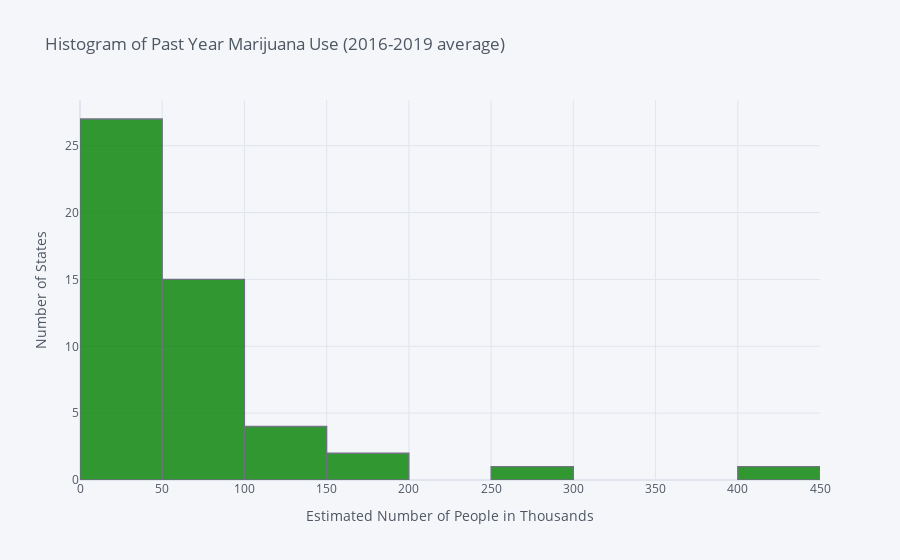

Notebook source saved alongside this figure:
### Markdown cell above
<a id='PYhist'></a>
### Visualization

A histogram is plotted to give a better visual representation of the data.

### Code cell
#average between all the survey years
data_teen = data_teens.groupby(['State']).mean().drop(['Survey Year'], axis=1)
data_teen['Past Year Marijuana Use (total)'].iplot(kind='hist', xTitle='Estimated Number of People in Thousands', yTitle='Number of States', title='Histogram of Past Year Marijuana Use (2016-2019 average)', color='Green')

### Figure 1 — Plotly figure (JSON) as saved in the notebook; plotly's stock layout.template omitted (floating-point values rounded to 4 significant figures)
{"data": [{"histfunc": "count", "histnorm": "", "marker": {"color": "rgba(0, 128, 0, 1.0)", "line": {"color": "#4D5663", "width": 1.3}}, "name": "Past Year Marijuana Use (total)", "opacity": 0.8, "orientation": "v", "type": "histogram", "x": [37.57, 10.14, 71.57, 27.71, 434.1, 75, 42.43, 9.857, 186.3, 97, 12.43, 18.57, 128.9, 70.14, 25.86, 28, 38.71, 37.43, 15.14, 62.29, 76.57, 112.6, 52.86, 24.86, 58.29, 11.57, 18.29, 33.57, 15.86, 80.29, 27.43, 184.7, 91.86, 5.286, 108.9, 35.14, 51, 108.4, 12.57, 43.86, 7.143, 59, 255.1, 28.14, 8.143, 71, 84.43, 14.86, 58.29, 5.571]}], "layout": {"autosize": true, "barmode": "overlay", "legend": {"bgcolor": "#F5F6F9", "font": {"color": "#4D5663"}}, "paper_bgcolor": "#F5F6F9", "plot_bgcolor": "#F5F6F9", "title": {"font": {"color": "#4D5663"}, "text": "Histogram of Past Year Marijuana Use (2016-2019 average)"}, "xaxis": {"autorange": true, "gridcolor": "#E1E5ED", "range": [0, 450], "showgrid": true, "tickfont": {"color": "#4D5663"}, "title": {"font": {"color": "#4D5663"}, "text": "Estimated Number of People in Thousands"}, "type": "linear", "zerolinecolor": "#E1E5ED"}, "yaxis": {"autorange": true, "gridcolor": "#E1E5ED", "range": [0, 28.42], "showgrid": true, "tickfont": {"color": "#4D5663"}, "title": {"font": {"color": "#4D5663"}, "text": "Number of States"}, "zerolinecolor": "#E1E5ED"}}}
